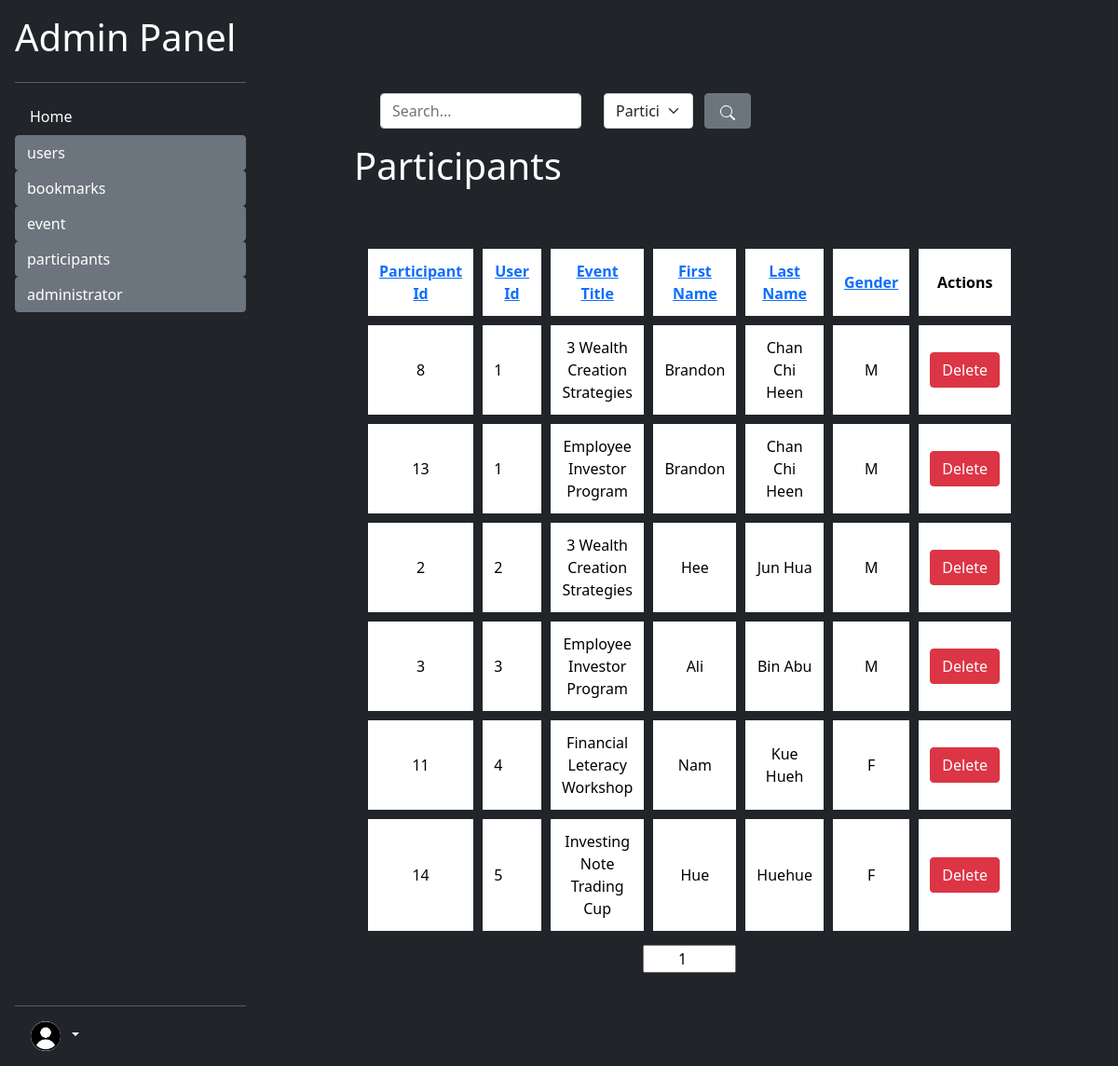
The page /admin/participants/list_participants.php (signed in) on the database its author committed.
### tables this page shows
CREATE TABLE `participants` (
  `participant_id` int(11) NOT NULL,
  `user_id` int(8) NOT NULL,
  `Event_Title_FK` varchar(30) NOT NULL,
  `gender` varchar(1) NOT NULL,
  `first_name` varchar(30) NOT NULL,
  `last_name` varchar(30) NOT NULL
);

### utility/utility.php (called while the page is built, shortened)
<?php
class Database
{
    public $con;
    function __construct()
    {
        $this->con = mysqli_connect(self::DB_HOST, self::DB_USER, self::DB_PASSWORD, self::DB_NAME);
    }
    function select($columnArray, $whereStatements, $table = 'user')
    {
        $queryStatement = "SELECT " . array_shift($columnArray);
        foreach ($columnArray as $col) {
            $queryStatement .= ", $col";
        }
        if ($whereStatements == "") {
            $queryStatement .= " FROM $table";
        } else {
            $queryStatement .= " FROM $table WHERE $whereStatements;";
        }
        $this->queryResult = mysqli_query($this->con, $queryStatement);
        return mysqli_fetch_all($this->queryResult);
    }
}

### admin/participants/list_participants.php (the view, shortened to what this page needs)
<?php
require_once dirname(__FILE__) . "/../../env_variables.php";
include "$docRoot/utility/utility.php";
$searchSuccess = false;
$colArray = array(
    "participant_id" => "Participant Id",
    "user_id" => "User Id",
    "Event_Title_FK" => "Event Title",
    "first_name" => "First Name",
    "last_name" => "Last Name",
    "gender" => "Gender"
);
$sortCol = "user_id";
$sort = "ASC";
$db = new Database();
$pageNo = 1;
if (!$searchSuccess) {
    $whereStatement = "TRUE ORDER BY $sortCol $sort";
    $result = $db->select(array("participant_id", "user_id", "Event_Title_FK", "first_name", "last_name", "gender"), $whereStatement, "participants");
    $resultArr = $result;
}
$pageCount = ceil(count($resultArr) / 10);
?>
<!DOCTYPE html>
<html lang="en">
<head>
    <link href="https://cdn.jsdelivr.net/npm/bootstrap@5.0.2/dist/css/bootstrap.min.css" rel="stylesheet">
    <link href="../index.css" type="text/css" rel="stylesheet">
</head>
<body class="bg-dark">
    <?php
    include_once "../sidebar.php";
    ?>
    <section class="text-white">
        <form class="mb-0 mx-3 row container mb-3" action="" method="GET">
            <div class="col-md-4">
                <input name="search" type="text" class="form-control" value="<?php if (isset($searchTerm)) echo $searchTerm ?>" placeholder="Search...">
            </div>
            <div class="col-md-2">
                <select name="col_search" id="" class="form-select">
                    <?php
                    foreach ($colArray as $col => $headerName) {
                        if ($searchCol == $col) {
                            echo "<option value='$col' selected>$headerName</option>";
                        } else {
                            echo "<option value='$col' >$headerName</option>";
                        }
                    }
                    ?>
                </select>
            </div>
            <button type="submit" class="btn btn-secondary" style="width: 50px;">
            </button>
        </form>
        <h1>Participants</h1>
        <table class="event-list">
            <tr class="text-center">
                <?php
                $searchParams = "";
                foreach ($colArray as $col => $headerName) {
                    $tempSort = "ASC";
                    if ($sortCol == $col) {
                        $tempSort = $sort;
                    }
                    echo <<<HTML
                    <th style="width:10%;">
                        <a href="{$_SERVER['PHP_SELF']}?pageNo=$pageNo&col=$col&sort=$tempSort$searchParams">
                        $headerName
                        </a>
                    </th>
HTML;
                }
                ?>
                <th style="width:10%;">Actions</th>
            </tr>
            <?php
            $startIndex = ($pageNo - 1) * 10;
            for ($i = $startIndex; $i < $startIndex + 10 && $i < count($resultArr); $i++) {
                echo <<<HTML
                    <tr class="text-center">
                        <td>{$resultArr[$i][0]}</td>
                        <td  style="text-align:left;">{$resultArr[$i][1]}</td>
                        <td>{$resultArr[$i][2]}</td>
                        <td>{$resultArr[$i][3]}</td>
                        <td>{$resultArr[$i][4]}</td>
                        <td>{$resultArr[$i][5]}</td>
                        <td>
                            <button class="btn btn-danger" onclick="enableModal([{$resultArr[$i][0]}, '{$resultArr[$i][1]}', '{$resultArr[$i][2]}', '{$resultArr[$i][3]}', '{$resultArr[$i][4]}', '{$resultArr[$i][5]}']);">Delete</button>
                        </td>
                    </tr>
HTML;
            }
            ?>
        </table>
        <?php
        echo '<div class="d-flex flex-row justify-content-center px-auto container">';
        ?>
        <?php
        echo <<<HTML
        <form action="{$_SERVER['PHP_SELF']}" method="GET">
            <input name="pageNo" value="$pageNo" id="pageNoInput" type="number" placeholder="1 ... {$pageCount}" min="1" max="{$pageCount}">
        </form>
HTML;
        ?>
        <?php
        echo '</div>';
        ?>
    </section>
</body>
</html>

### admin/index.css (style rules this page uses)
html, body { height: 100%; }
section { width: calc(100% - 280px); float: right; padding: 100px; }
.event-list { margin-top: 50px; width: 100%; border-spacing: 10px; padding: 5px; border-collapse: separate; }
.event-list th, .event-list td { padding: 12px; color: black; background-color: white; }
.container { padding: 0px; }
#pageNoInput { width: 100px; text-align: center; }

### rows shown on the page
participants: participant_id "8", user "1", Event_Title_FK "3 Wealth Creation Strategies", first_name "Brandon", last_name "Chan Chi Heen", gender "M"
participants: participant_id "13", user "1", Event_Title_FK "Employee Investor Program", first_name "Brandon", last_name "Chan Chi Heen", gender "M"
participants: participant_id "2", user "2", Event_Title_FK "3 Wealth Creation Strategies", first_name "Hee", last_name "Jun Hua", gender "M"
participants: participant_id "3", user "3", Event_Title_FK "Employee Investor Program", first_name "Ali", last_name "Bin Abu", gender "M"
participants: participant_id "11", user "4", Event_Title_FK "Financial Leteracy Workshop", first_name "Nam", last_name "Kue Hueh", gender "F"
participants: participant_id "14", user "5", Event_Title_FK "Investing Note Trading Cup", first_name "Hue", last_name "Huehue", gender "F"

### other values the page prints
$dirOrFiles "Home"
$dir "users"
$dir "bookmarks"
$dir "event"
$dir "participants"
$dir "administrator"
$headerName "Participant Id"
$headerName "User Id"
$headerName "Event Title"
$headerName "First Name"
$headerName "Last Name"
$headerName "Gender"
form field col_search "Participant Id"
